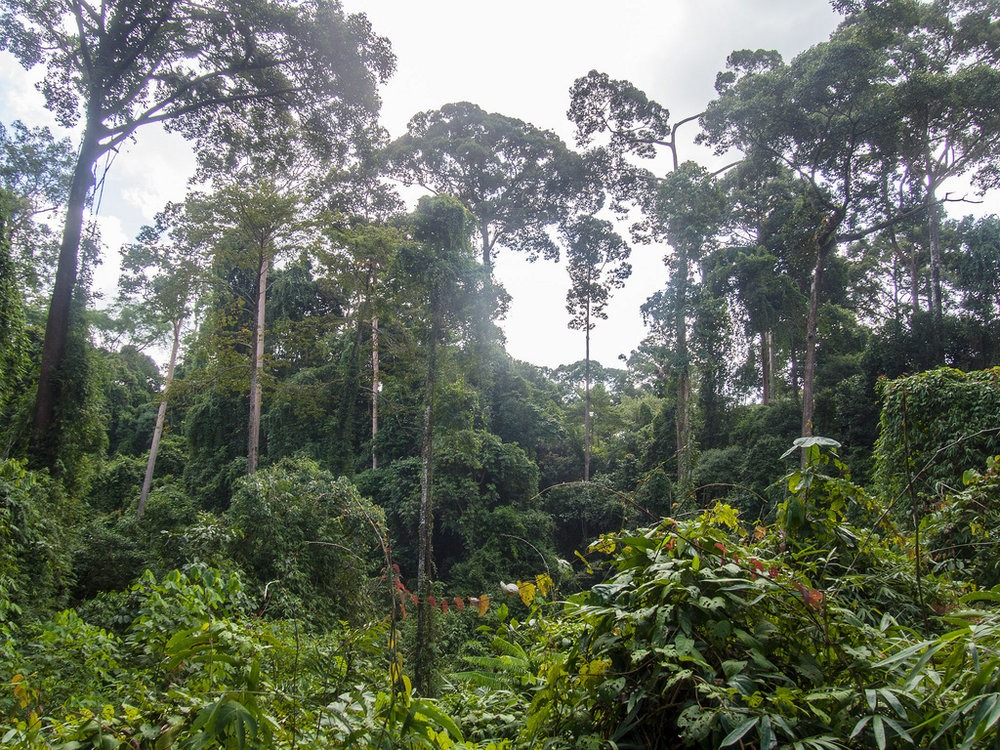
#> input picture Jungle Images/Image 1.jpeg, 1000 x 750 px; its folder holds 4 pictures in this run
$ jupyter execute --allow-errors analyse_reaction_time.ipynb   (shell and % lines are left out)
#> lines starting #> are read from the running program, lines starting #| are printed output that depends on the picture; after the words box and inside, x2 and y2 are one past the last pixel; in counts of white or black regions, pixels touching at a corner belong together
[cell 1]
import pandas as pd
import numpy as np
import matplotlib.pyplot as plt
import seaborn as sns

import os

[cell 2]
df = pd.DataFrame()
df

[cell 3]
# [10 lines of commented-out code are left out]

[cell 4]
# [8 lines of commented-out code are left out]

#> (a cell that did not finish here is left out)

[cell 6]
df.head()

#> (a cell that did not finish here is left out)

[cell 8]
df = df.apply(pd.to_numeric)

[cell 9]
df.isna().sum()

#> (a cell that did not finish here is left out)

#> (a cell that did not finish here is left out)

#> (a cell that did not finish here is left out)

#> (a cell that did not finish here is left out)

[cell 14]
plt.figure(figsize=(25,10))
#> (the rest of this cell did not finish here and is left out)

#> (a cell that did not finish here is left out)

[cell 16]
question_pattern = []
for i in range(1,5):
    question_pattern.append([])
    for j in range(1,6):
        for name in df.columns:
            if name[-3] == str(i) and name[-1] == str(j):
                question_pattern[i-1].append(df[name].mean())

#> (a cell that did not finish here is left out)

#> (a cell that did not finish here is left out)

[cell 19]
import cv2
green_percent = []
for filename in os.listdir('Jungle Images/'):
    img = cv2.imread(f'Jungle Images/{filename}')
#> img is the input picture: shape (750, 1000, 3); mean B, G, R 97.9, 112.2, 105.4
    img = cv2.cvtColor(img,cv2.COLOR_BGR2HSV )
#> img: shape (750, 1000, 3); mean H, S, V 65.9, 68.2, 115.4
    img = cv2.inRange(img, (36,0,0), (86,255,255))
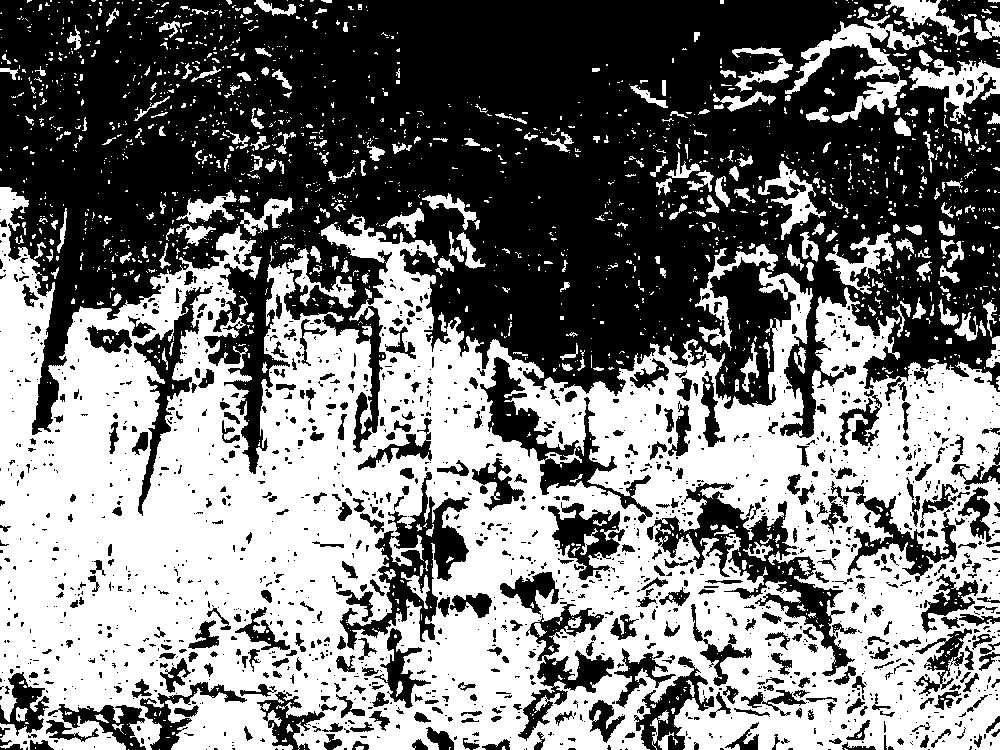
#> img: shape (750, 1000); 48.1% white; 1865 white regions (1562 under 20 px), largest, box (x1, y1, x2, y2) and area: (0, 187, 1000, 750) 318810, (785, 15, 930, 123) 3899, (909, 59, 1000, 124) 2238
    green_percent.append(((img>1).sum()/img.size))
#> pass 2 of the loop `for filename in os.listdir('Jungle Images/'):`:
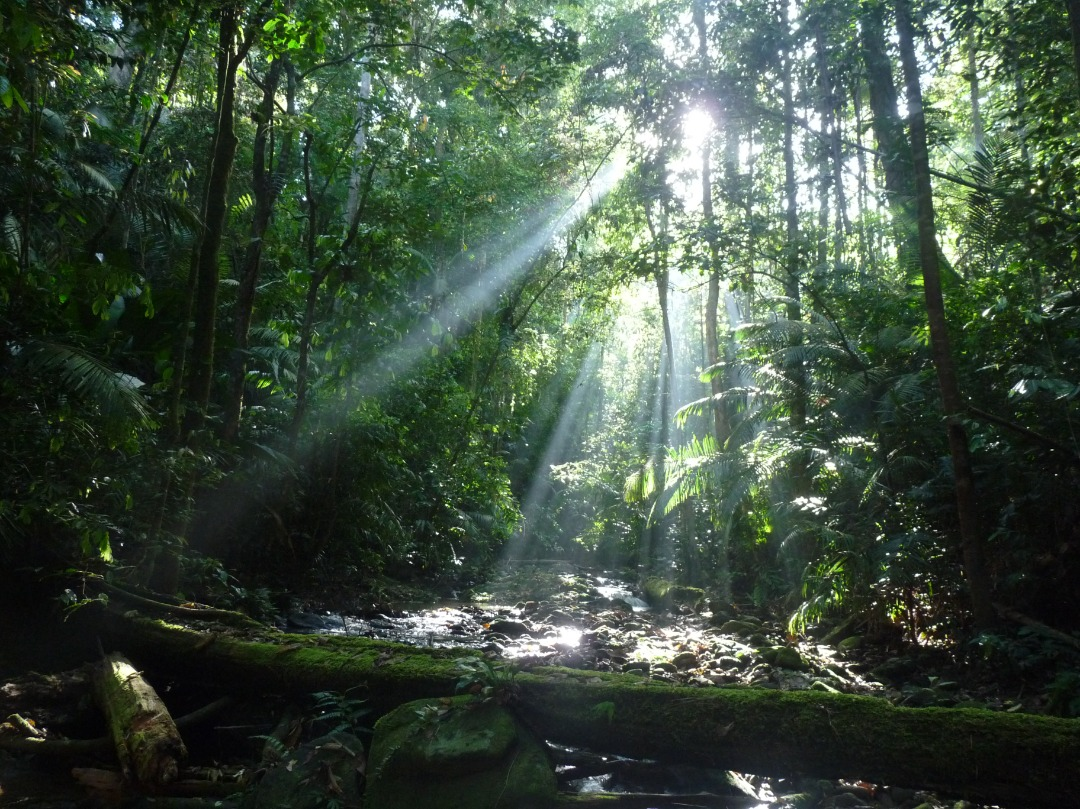
#> input picture Jungle Images/Image 2.jpeg, 1080 x 809 px
#> img is the input picture: shape (809, 1080, 3); mean B, G, R 64.1, 78.7, 63.3
#> `img = cv2.inRange(img, (36,0,0), (86,255,255))`:
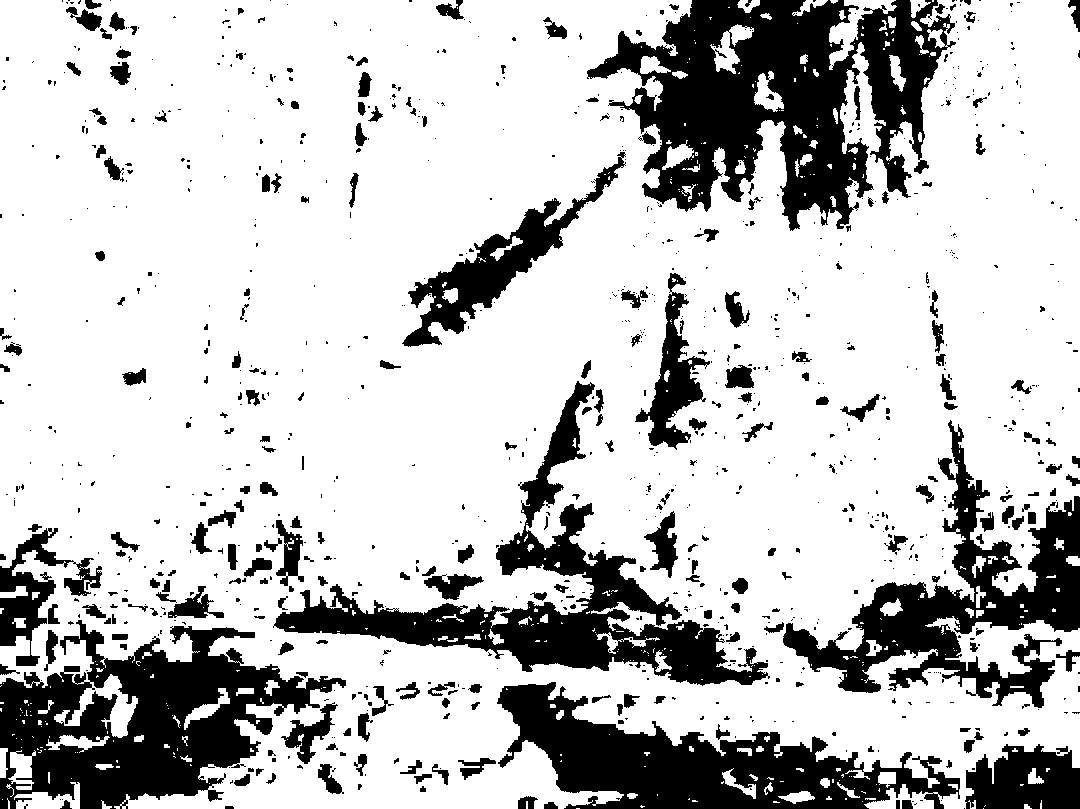
#> img: shape (809, 1080); 76.7% white; 1017 black regions (755 under 20 px), largest, box (x1, y1, x2, y2) and area: (587, 0, 956, 231) 43231, (0, 620, 346, 809) 32130, (273, 381, 770, 686) 27402
#> pass 3 of the loop `for filename in os.listdir('Jungle Images/'):`:
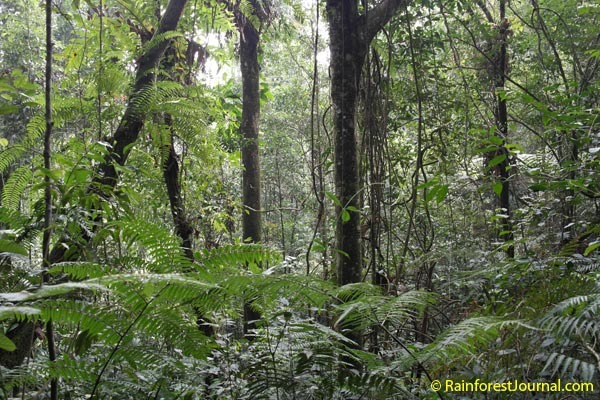
#> input picture Jungle Images/Image 3.jpeg, 600 x 400 px
#> img is the input picture: shape (400, 600, 3); mean B, G, R 75.2, 104.9, 94.8
#> `img = cv2.inRange(img, (36,0,0), (86,255,255))`:
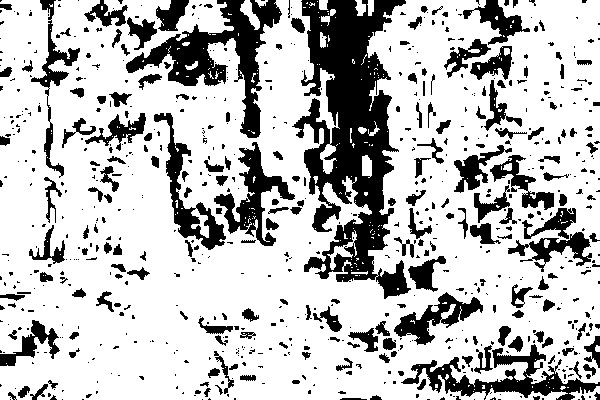
#> img: shape (400, 600); 74.5% white; 740 black regions (533 under 20 px), largest, box (x1, y1, x2, y2) and area: (292, 0, 411, 299) 17120, (126, 0, 282, 138) 6042, (401, 344, 600, 400) 3378
#> the loop made 4 passes; the first 3 are shown
green_percent = pd.Series(green_percent,index=['Image 1','Image 2','Image 3','Image 4'])
green_percent
